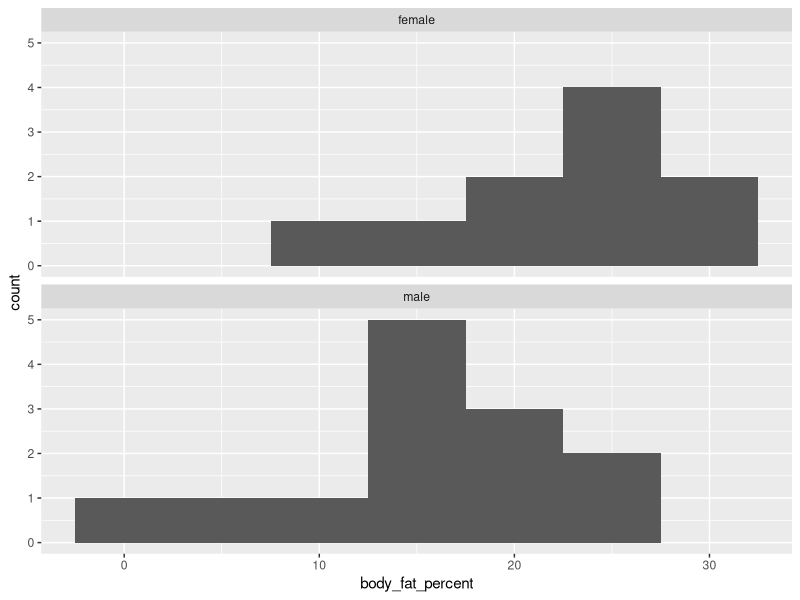
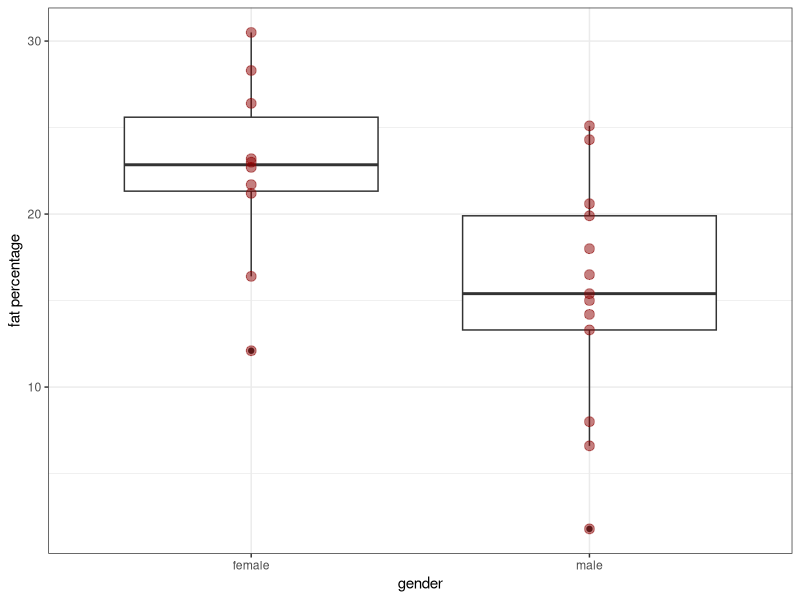

Generate these figures, in order, with R:
## ---- chunk 1
rm (list=ls())
library(tidyverse)
library(here)
## ---- chunk 2
fat <- read.csv(here("data", "body_fat_percentage.csv"))
## ---- chunk 3
    fat$gender <- as.factor (fat$gender)
## ---- chunk 4

ggplot(fat,aes(x=body_fat_percent))+
  geom_histogram(binwidth=5)+
  facet_wrap(~gender,ncol=1) 
  theme_bw()
## ---- chunk 5
ggplot (fat, aes (x=gender,y=body_fat_percent))+
  geom_boxplot() + # makes a boxplot
  geom_point(size=3,colour='darkred',alpha=0.5)+ # not totally sure what overlay point data at the top means, so I'm just going to increase the size of the points
  xlab("gender") + #xaxis label
  ylab("fat percentage")+ #yaxis label
  theme_bw()
## ---- chunk 6
fat %>%
  group_by(gender)%>%
  summarise(
    mean_bf<-mean(body_fat_percent, na.rm=T),
    sd_bf<-sd (body_fat_percent, na.rm=T)
  )

## ---- chunk 7
    t.test(body_fat_percent ~ gender, data=fat)
